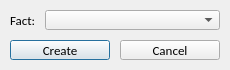
<?xml version="1.0" encoding="UTF-8"?>
<ui version="4.0">
 <class>NewAssignment</class>
 <widget class="QDialog" name="NewAssignment">
  <property name="geometry">
   <rect>
    <x>0</x>
    <y>0</y>
    <width>230</width>
    <height>70</height>
   </rect>
  </property>
  <property name="minimumSize">
   <size>
    <width>230</width>
    <height>70</height>
   </size>
  </property>
  <property name="maximumSize">
   <size>
    <width>230</width>
    <height>70</height>
   </size>
  </property>
  <property name="windowTitle">
   <string>New Assignment</string>
  </property>
  <widget class="QLabel" name="FactLabel">
   <property name="geometry">
    <rect>
     <x>10</x>
     <y>10</y>
     <width>31</width>
     <height>20</height>
    </rect>
   </property>
   <property name="font">
    <font>
     <family>Calibri</family>
     <pointsize>10</pointsize>
    </font>
   </property>
   <property name="focusPolicy">
    <enum>Qt::NoFocus</enum>
   </property>
   <property name="text">
    <string>Fact:</string>
   </property>
  </widget>
  <widget class="QPushButton" name="CreateButton">
   <property name="geometry">
    <rect>
     <x>10</x>
     <y>40</y>
     <width>100</width>
     <height>20</height>
    </rect>
   </property>
   <property name="font">
    <font>
     <family>Calibri</family>
     <pointsize>10</pointsize>
    </font>
   </property>
   <property name="text">
    <string>Create</string>
   </property>
  </widget>
  <widget class="QPushButton" name="CancelButton">
   <property name="geometry">
    <rect>
     <x>120</x>
     <y>40</y>
     <width>100</width>
     <height>20</height>
    </rect>
   </property>
   <property name="font">
    <font>
     <family>Calibri</family>
     <pointsize>10</pointsize>
    </font>
   </property>
   <property name="text">
    <string>Cancel</string>
   </property>
  </widget>
  <widget class="QComboBox" name="FactSelector">
   <property name="geometry">
    <rect>
     <x>45</x>
     <y>10</y>
     <width>175</width>
     <height>20</height>
    </rect>
   </property>
   <property name="minimumSize">
    <size>
     <width>175</width>
     <height>20</height>
    </size>
   </property>
   <property name="maximumSize">
    <size>
     <width>175</width>
     <height>20</height>
    </size>
   </property>
  </widget>
 </widget>
 <tabstops>
  <tabstop>FactSelector</tabstop>
  <tabstop>CreateButton</tabstop>
  <tabstop>CancelButton</tabstop>
 </tabstops>
 <resources/>
 <connections>
  <connection>
   <sender>CancelButton</sender>
   <signal>clicked()</signal>
   <receiver>NewAssignment</receiver>
   <slot>reject()</slot>
   <hints>
    <hint type="sourcelabel">
     <x>130</x>
     <y>44</y>
    </hint>
    <hint type="destinationlabel">
     <x>116</x>
     <y>46</y>
    </hint>
   </hints>
  </connection>
  <connection>
   <sender>CreateButton</sender>
   <signal>clicked()</signal>
   <receiver>NewAssignment</receiver>
   <slot>CreateNewAssignment()</slot>
   <hints>
    <hint type="sourcelabel">
     <x>55</x>
     <y>48</y>
    </hint>
    <hint type="destinationlabel">
     <x>6</x>
     <y>44</y>
    </hint>
   </hints>
  </connection>
 </connections>
 <slots>
  <slot>CreateNewAssignment()</slot>
 </slots>
</ui>
